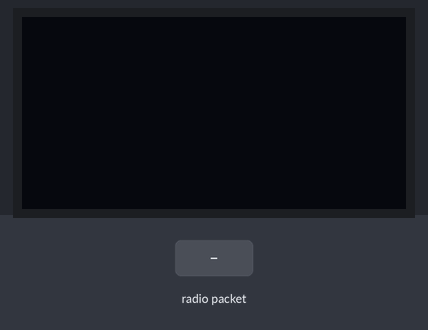
Recording of a sketch running on a simulated ESP8266 (NodeMCU). Shown: 128×64 one-colour display. Inputs (shaded band) come from the test bench. No radio packets arrive unless stated; what the sketch prints to the serial monitor is not drawn.

Above: at 1.2 s.
1.3 s: radio packet "1" arrives
At 2.4 s:
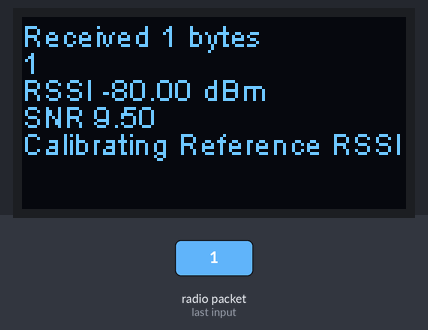
2.8 s: radio packet "0" arrives
At 3.5 s:
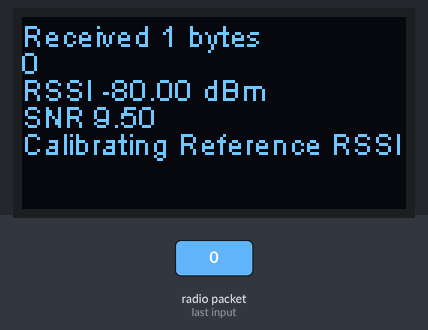
4.3 s: radio packet "2" arrives
Timing chart, 0 to 7.3 s (numbered marks = the images above; inputs shaded):
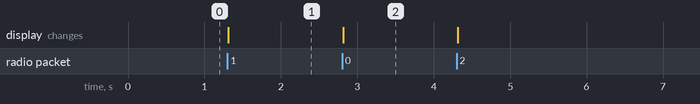

Measured:
- after the input at 1.3 s, the display: changes at once (image 1)
- after the input at 2.8 s, the display: changes at once (image 2)

The sketch:

RSSI_Receiver.ino
```cpp
//Libraries for Screen


//Libraries for LoRa
#include <SPI.h>
#include <LoRa.h>

#define SSD1306_ADDRESS 0x3C

//define the pins used by the LoRa transceiver module
#define SCK 5
#define MISO 19
#define MOSI 27
#define SS 18
#define RST 23
#define DIO0 26
#define I2C_SDA 21
#define I2C_SCL 22

//433E6 for Asia
//866E6 for Europe
//915E6 for North America
#define BAND 868E6
#define BW 250E3

String packSize = "--";
String packet = "";
float rssi = 0.0;
float snr = 0.0;
unsigned int pkt_limit = 200;
unsigned int pkt = 0;
float rssi_sum = 0.0;
float reference_rssi = 0.0;
float avg_rssi = 0.0;
int calib_distance = 1;
float est_distance = 0.0;
//float expo = 0;

//Initialize LoRa module
void startLoRA(){
  //SPI LoRa pins
  SPI.begin(SCK, MISO, MOSI, SS);
  //setup LoRa transceiver module
  LoRa.setPins(SS, RST, DIO0);

  if (!LoRa.begin(BAND)) {
    Serial.println("Starting LoRa failed!");
    while (1);
  }
  LoRa.setSpreadingFactor(7);
  LoRa.setSyncWord(0x44);
  LoRa.setTxPower(20);
  LoRa.setSignalBandwidth(BW);
  //LoRa.onReceive(onReceive);
  LoRa.setGain(1);
  LoRa.receive();
}

void distance(){
  float gamma = 2.2;
  float expo = (reference_rssi - avg_rssi)/(10.0 * gamma);
  est_distance = calib_distance * pow(10, expo);
  Serial.println("Estimated distance is: "+ String(est_distance));
}

void Receive(int packetSize) {
  packet ="";
  packSize = String(packetSize,DEC);
  rssi = LoRa.packetRssi();
  snr = LoRa.packetSnr();
  for (int i = 0; i < packetSize; i++) { packet += (char) LoRa.read(); }
  Serial.println("RSSI of pkt is: " + String(rssi));
  Serial.println("SNR of pkt is: " + String(snr));
  //Serial.println("Freq Error of pkt: " + String(packet) + " is: " + String(LoRa.packetFrequencyError()));

  if (pkt<pkt_limit){
    rssi_sum += rssi;
    pkt += 1;
  }
  if (pkt==pkt_limit){
    if (pkt_limit == 200){
      // Got calibration value
      reference_rssi = rssi_sum/pkt_limit;
      Serial.println("Calibration RSSI: " + String(reference_rssi));
    }
    else{
      // Got last AVG value
      avg_rssi = rssi_sum/pkt_limit;
      Serial.println("AVG RSSI of last: " + String(pkt) + " packets is: " + String(avg_rssi));
      // Call distance estimation
      distance();
    }
    Serial.println("Updating variable");
    pkt = 0;
    rssi_sum = 0.0;
    pkt_limit = 100;
  }
  screen_print();
}

void setup() {
  //initialize Serial Monitor
  Serial.begin(115200);

  // Display
  screen_setup();
  startLoRA();
}

void loop() {
  int packetSize = LoRa.parsePacket();
  if (packetSize) { Receive(packetSize); }
}
```

screen.ino
```cpp
// (licence header left out)
#include <Wire.h>
#include "SSD1306Wire.h"
#include "OLEDDisplay.h"
#include "images.h"
#include "fonts.h"

#define SCREEN_HEADER_HEIGHT    14

SSD1306Wire * display;
uint8_t _screen_line = SCREEN_HEADER_HEIGHT - 1;

void screen_off() {
    display->displayOff();
}

void screen_on() {
    display->displayOn();
}

void screen_clear() {
    display->clear();
}

void screen_print() {
    display->setTextAlignment(TEXT_ALIGN_LEFT);
    display->clear();
    display->drawString(0, 0, "Received "+ packSize + " bytes");
    display->drawString(0, 9, packet);
    display->drawString(0, 18, "RSSI "+String(rssi)+" dBm");
    display->drawString(0, 27, "SNR "+String(snr));
    if (est_distance==0){
      display->drawString(0, 36, "Calibrating Reference RSSI");
    }
    else{
      display->drawString(0, 36, "Est distance: "+ String(est_distance) + " m");
      display->drawString(0, 45, "AVG RSSI "+String(avg_rssi)+" dBm");
    }
    display->display();
}


void screen_update() {
    display->display();
}

void screen_setup() {
    // Display instance
    display = new SSD1306Wire(SSD1306_ADDRESS, I2C_SDA, I2C_SCL);
    display->init();
    display->flipScreenVertically();
    display->setFont(Custom_ArialMT_Plain_10);
    screen_on();
}
```

Source omitted: fonts.h (data table, 19880 bytes), images.h (data table, 2834 bytes)
